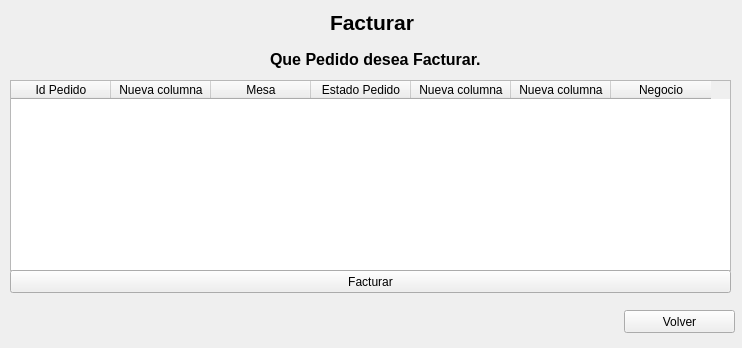
<?xml version="1.0" encoding="UTF-8"?>
<ui version="4.0">
 <class>FacrturaMesero</class>
 <widget class="QWidget" name="FacrturaMesero">
  <property name="geometry">
   <rect>
    <x>0</x>
    <y>0</y>
    <width>742</width>
    <height>348</height>
   </rect>
  </property>
  <property name="windowTitle">
   <string>Form</string>
  </property>
  <widget class="QLabel" name="label">
   <property name="geometry">
    <rect>
     <x>330</x>
     <y>10</y>
     <width>89</width>
     <height>25</height>
    </rect>
   </property>
   <property name="font">
    <font>
     <pointsize>16</pointsize>
     <weight>75</weight>
     <bold>true</bold>
    </font>
   </property>
   <property name="text">
    <string>Facturar</string>
   </property>
  </widget>
  <widget class="QTableWidget" name="tableWidget">
   <property name="geometry">
    <rect>
     <x>10</x>
     <y>80</y>
     <width>721</width>
     <height>191</height>
    </rect>
   </property>
   <column>
    <property name="text">
     <string>Id Pedido</string>
    </property>
   </column>
   <column>
    <property name="text">
     <string>Nueva columna</string>
    </property>
   </column>
   <column>
    <property name="text">
     <string>Mesa</string>
    </property>
   </column>
   <column>
    <property name="text">
     <string>Estado Pedido</string>
    </property>
   </column>
   <column>
    <property name="text">
     <string>Nueva columna</string>
    </property>
   </column>
   <column>
    <property name="text">
     <string>Nueva columna</string>
    </property>
   </column>
   <column>
    <property name="text">
     <string>Negocio</string>
    </property>
   </column>
  </widget>
  <widget class="QLabel" name="label_2">
   <property name="geometry">
    <rect>
     <x>270</x>
     <y>50</y>
     <width>224</width>
     <height>19</height>
    </rect>
   </property>
   <property name="font">
    <font>
     <pointsize>12</pointsize>
     <weight>75</weight>
     <bold>true</bold>
    </font>
   </property>
   <property name="text">
    <string>Que Pedido desea Facturar.</string>
   </property>
  </widget>
  <widget class="QPushButton" name="botonFacturar">
   <property name="geometry">
    <rect>
     <x>10</x>
     <y>270</y>
     <width>721</width>
     <height>23</height>
    </rect>
   </property>
   <property name="text">
    <string>Facturar</string>
   </property>
  </widget>
  <widget class="QPushButton" name="butonVolver">
   <property name="geometry">
    <rect>
     <x>624</x>
     <y>310</y>
     <width>111</width>
     <height>23</height>
    </rect>
   </property>
   <property name="text">
    <string>Volver</string>
   </property>
  </widget>
 </widget>
 <resources/>
 <connections/>
</ui>
